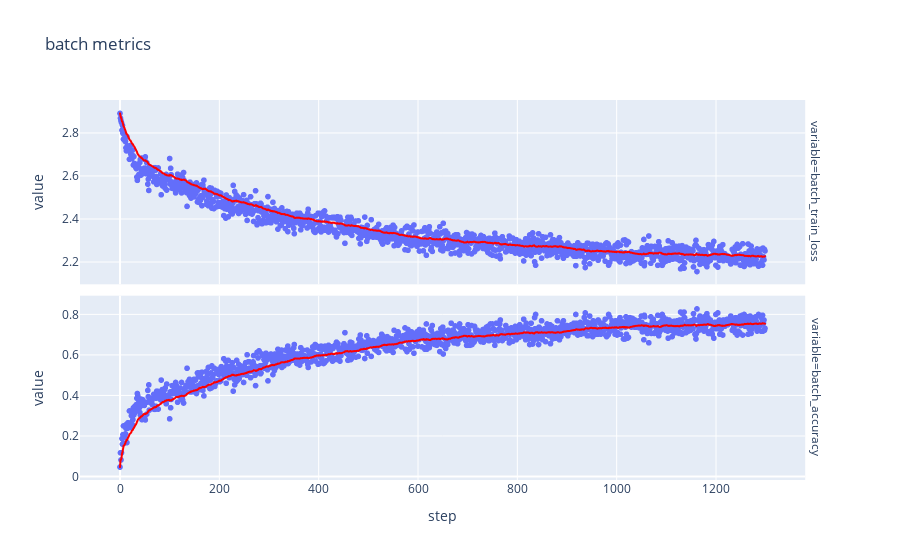
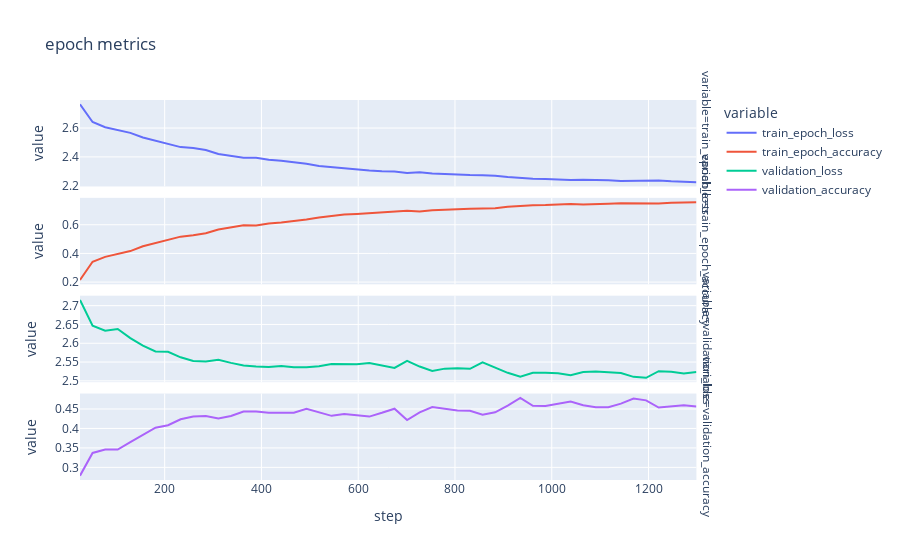
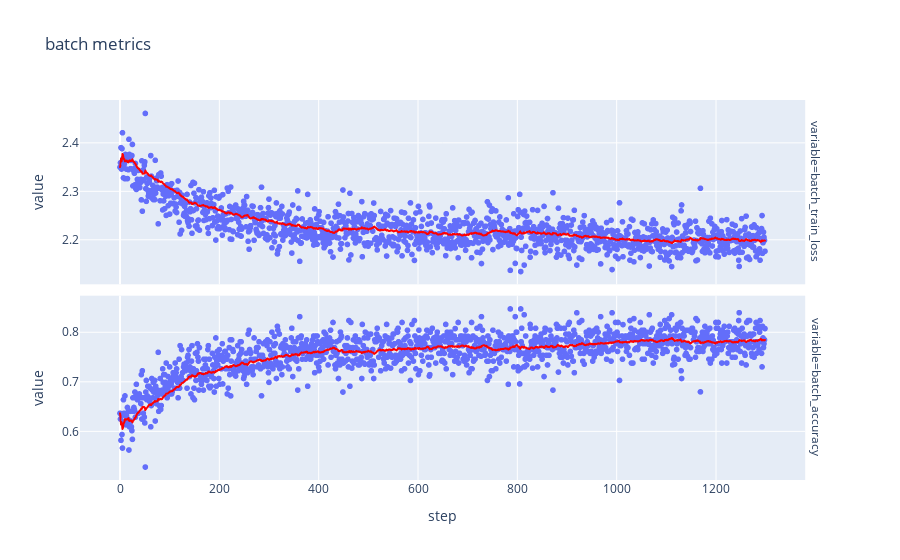
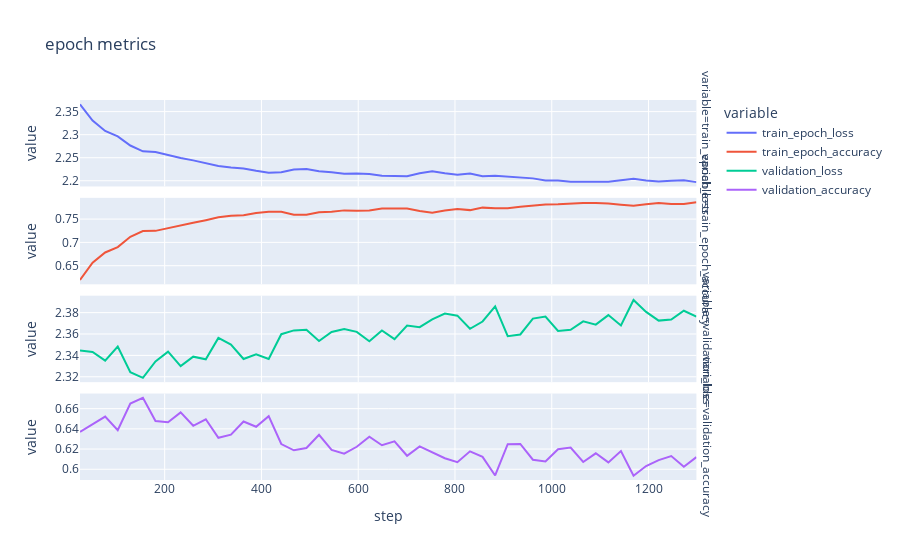

Notebook cell for these charts, in order:
### Markdown cell above
## Cross validation training

### Code cell
# How many folds do we train the model on ?
NB_CROSS_VALIDATIONS = 2
fold_patterns = join(dataset_path, "preprocessed_dataset", "fold*")
fold_pths = glob(fold_patterns)[:NB_CROSS_VALIDATIONS]
all_training_metrics = {}

for fold_idx, fold_pth in enumerate(fold_pths, 1):
    print("training:", fold_idx)
    train_dataset = CMIDataset(fold_pth, "train")
    train_data_loader = DL(train_dataset, BATCH_SIZE, shuffle=True)
    validation_dataset = CMIDataset(fold_pth, "validation")
    validation_data_loader = DL(validation_dataset, BATCH_SIZE, shuffle=False)
    _, training_metrics, _ = mk_model_and_fit(train_data_loader, validation_data_loader)
    all_training_metrics["fold_" + fold_idx] = training_metrics
    plt_training_metrics(training_metrics)
    print("=========================")
    
all_training_metrics = pd.concat(all_training_metrics)

### Figure 1 — Plotly figure (JSON) as saved in the notebook; plotly's stock layout.template omitted (floating-point values rounded to 4 significant figures; data arrays with more than 128 entries replaced by an {"elided": "..."} marker saying what was removed)
{"data": [{"hovertemplate": "variable=batch_train_loss<br>step=%{x}<br>value=%{y}<extra></extra>", "legendgroup": "", "marker": {"color": "#636efa", "symbol": "circle"}, "mode": "markers", "name": "", "showlegend": false, "type": "scattergl", "x": {"elided": "1300 int values"}, "xaxis": "x2", "y": {"elided": "1300 float values"}, "yaxis": "y2"}, {"hovertemplate": "<b>Exponentially Weighted mean trendline</b><br><br>variable=batch_train_loss<br>step=%{x}<br>value=%{y} <b>(trend)</b><extra></extra>", "legendgroup": "", "line": {"color": "red"}, "marker": {"color": "#636efa", "symbol": "circle"}, "mode": "lines", "name": "", "showlegend": false, "type": "scattergl", "x": {"elided": "1300 int values"}, "xaxis": "x2", "y": {"elided": "1300 float values"}, "yaxis": "y2"}, {"hovertemplate": "variable=batch_accuracy<br>step=%{x}<br>value=%{y}<extra></extra>", "legendgroup": "", "marker": {"color": "#636efa", "symbol": "circle"}, "mode": "markers", "name": "", "showlegend": false, "type": "scattergl", "x": {"elided": "1300 int values"}, "xaxis": "x", "y": {"elided": "1300 float values"}, "yaxis": "y"}, {"hovertemplate": "<b>Exponentially Weighted mean trendline</b><br><br>variable=batch_accuracy<br>step=%{x}<br>value=%{y} <b>(trend)</b><extra></extra>", "legendgroup": "", "line": {"color": "red"}, "marker": {"color": "#636efa", "symbol": "circle"}, "mode": "lines", "name": "", "showlegend": false, "type": "scattergl", "x": {"elided": "1300 int values"}, "xaxis": "x", "y": {"elided": "1300 float values"}, "yaxis": "y"}], "layout": {"annotations": [{"font": {}, "showarrow": false, "text": "variable=batch_accuracy", "textangle": 90, "x": 0.98, "xanchor": "left", "xref": "paper", "y": 0.2425, "yanchor": "middle", "yref": "paper"}, {"font": {}, "showarrow": false, "text": "variable=batch_train_loss", "textangle": 90, "x": 0.98, "xanchor": "left", "xref": "paper", "y": 0.7575, "yanchor": "middle", "yref": "paper"}], "legend": {"tracegroupgap": 0}, "title": {"text": "batch metrics"}, "xaxis": {"anchor": "y", "domain": [0, 0.98], "title": {"text": "step"}}, "xaxis2": {"anchor": "y2", "domain": [0, 0.98], "matches": "x", "showticklabels": false}, "yaxis": {"anchor": "x", "domain": [0, 0.485], "title": {"text": "value"}}, "yaxis2": {"anchor": "x2", "domain": [0.515, 1], "title": {"text": "value"}}}}

### Figure 2 — Plotly figure (JSON) as saved in the notebook; plotly's stock layout.template omitted (floating-point values rounded to 4 significant figures)
{"data": [{"hovertemplate": "variable=train_epoch_loss<br>step=%{x}<br>value=%{y}<extra></extra>", "legendgroup": "train_epoch_loss", "line": {"color": "#636efa", "dash": "solid"}, "marker": {"symbol": "circle"}, "mode": "lines", "name": "train_epoch_loss", "orientation": "v", "showlegend": true, "type": "scatter", "x": [25, 51, 77, 103, 129, 155, 181, 207, 233, 259, 285, 311, 337, 363, 389, 415, 441, 467, 493, 519, 545, 571, 597, 623, 649, 675, 701, 727, 753, 779, 805, 831, 857, 883, 909, 935, 961, 987, 1013, 1039, 1065, 1091, 1117, 1143, 1169, 1195, 1221, 1247, 1273, 1299], "xaxis": "x4", "y": [2.765, 2.642, 2.606, 2.585, 2.567, 2.534, 2.512, 2.489, 2.468, 2.462, 2.448, 2.421, 2.408, 2.394, 2.394, 2.38, 2.373, 2.364, 2.352, 2.337, 2.328, 2.319, 2.312, 2.305, 2.3, 2.299, 2.289, 2.294, 2.285, 2.28, 2.274, 2.274, 2.273, 2.27, 2.26, 2.252, 2.248, 2.247, 2.242, 2.24, 2.241, 2.241, 2.237, 2.233, 2.234, 2.238, 2.236, 2.231, 2.226, 2.225], "yaxis": "y4"}, {"hovertemplate": "variable=train_epoch_accuracy<br>step=%{x}<br>value=%{y}<extra></extra>", "legendgroup": "train_epoch_accuracy", "line": {"color": "#EF553B", "dash": "solid"}, "marker": {"symbol": "circle"}, "mode": "lines", "name": "train_epoch_accuracy", "orientation": "v", "showlegend": true, "type": "scatter", "x": [25, 51, 77, 103, 129, 155, 181, 207, 233, 259, 285, 311, 337, 363, 389, 415, 441, 467, 493, 519, 545, 571, 597, 623, 649, 675, 701, 727, 753, 779, 805, 831, 857, 883, 909, 935, 961, 987, 1013, 1039, 1065, 1091, 1117, 1143, 1169, 1195, 1221, 1247, 1273, 1299], "xaxis": "x3", "y": [0.2148, 0.3423, 0.3761, 0.3969, 0.4163, 0.4497, 0.4725, 0.4987, 0.5172, 0.5269, 0.5407, 0.5673, 0.5806, 0.597, 0.5951, 0.6094, 0.6167, 0.6259, 0.6371, 0.6503, 0.6608, 0.6712, 0.676, 0.6807, 0.6879, 0.6895, 0.6971, 0.693, 0.702, 0.7053, 0.7103, 0.7115, 0.713, 0.715, 0.7258, 0.733, 0.7368, 0.738, 0.7414, 0.7447, 0.7419, 0.7427, 0.7466, 0.75, 0.7497, 0.7459, 0.7479, 0.7538, 0.7562, 0.7577], "yaxis": "y3"}, {"hovertemplate": "variable=validation_loss<br>step=%{x}<br>value=%{y}<extra></extra>", "legendgroup": "validation_loss", "line": {"color": "#00cc96", "dash": "solid"}, "marker": {"symbol": "circle"}, "mode": "lines", "name": "validation_loss", "orientation": "v", "showlegend": true, "type": "scatter", "x": [25, 51, 77, 103, 129, 155, 181, 207, 233, 259, 285, 311, 337, 363, 389, 415, 441, 467, 493, 519, 545, 571, 597, 623, 649, 675, 701, 727, 753, 779, 805, 831, 857, 883, 909, 935, 961, 987, 1013, 1039, 1065, 1091, 1117, 1143, 1169, 1195, 1221, 1247, 1273, 1299], "xaxis": "x2", "y": [2.715, 2.647, 2.633, 2.638, 2.614, 2.594, 2.578, 2.577, 2.563, 2.553, 2.551, 2.556, 2.548, 2.541, 2.538, 2.537, 2.54, 2.536, 2.536, 2.539, 2.545, 2.545, 2.544, 2.547, 2.541, 2.534, 2.553, 2.538, 2.526, 2.533, 2.534, 2.532, 2.549, 2.535, 2.521, 2.511, 2.521, 2.522, 2.52, 2.515, 2.524, 2.525, 2.522, 2.521, 2.511, 2.508, 2.526, 2.524, 2.52, 2.524], "yaxis": "y2"}, {"hovertemplate": "variable=validation_accuracy<br>step=%{x}<br>value=%{y}<extra></extra>", "legendgroup": "validation_accuracy", "line": {"color": "#ab63fa", "dash": "solid"}, "marker": {"symbol": "circle"}, "mode": "lines", "name": "validation_accuracy", "orientation": "v", "showlegend": true, "type": "scatter", "x": [25, 51, 77, 103, 129, 155, 181, 207, 233, 259, 285, 311, 337, 363, 389, 415, 441, 467, 493, 519, 545, 571, 597, 623, 649, 675, 701, 727, 753, 779, 805, 831, 857, 883, 909, 935, 961, 987, 1013, 1039, 1065, 1091, 1117, 1143, 1169, 1195, 1221, 1247, 1273, 1299], "xaxis": "x", "y": [0.2787, 0.3371, 0.3461, 0.3459, 0.365, 0.384, 0.4018, 0.4082, 0.4235, 0.4307, 0.4319, 0.4257, 0.4319, 0.4436, 0.4435, 0.4403, 0.4402, 0.4404, 0.4507, 0.4421, 0.4324, 0.4374, 0.4338, 0.4305, 0.4402, 0.4508, 0.4216, 0.4414, 0.455, 0.4509, 0.4463, 0.4453, 0.4355, 0.4416, 0.4589, 0.4786, 0.4583, 0.4575, 0.4628, 0.4692, 0.4597, 0.4547, 0.4547, 0.4639, 0.4767, 0.4723, 0.4536, 0.4558, 0.4595, 0.4567], "yaxis": "y"}], "layout": {"annotations": [{"font": {}, "showarrow": false, "text": "variable=validation_accuracy", "textangle": 90, "x": 0.98, "xanchor": "left", "xref": "paper", "y": 0.1138, "yanchor": "middle", "yref": "paper"}, {"font": {}, "showarrow": false, "text": "variable=validation_loss", "textangle": 90, "x": 0.98, "xanchor": "left", "xref": "paper", "y": 0.3712, "yanchor": "middle", "yref": "paper"}, {"font": {}, "showarrow": false, "text": "variable=train_epoch_accuracy", "textangle": 90, "x": 0.98, "xanchor": "left", "xref": "paper", "y": 0.6288, "yanchor": "middle", "yref": "paper"}, {"font": {}, "showarrow": false, "text": "variable=train_epoch_loss", "textangle": 90, "x": 0.98, "xanchor": "left", "xref": "paper", "y": 0.8862, "yanchor": "middle", "yref": "paper"}], "legend": {"title": {"text": "variable"}, "tracegroupgap": 0}, "title": {"text": "epoch metrics"}, "xaxis": {"anchor": "y", "domain": [0, 0.98], "title": {"text": "step"}}, "xaxis2": {"anchor": "y2", "domain": [0, 0.98], "matches": "x", "showticklabels": false}, "xaxis3": {"anchor": "y3", "domain": [0, 0.98], "matches": "x", "showticklabels": false}, "xaxis4": {"anchor": "y4", "domain": [0, 0.98], "matches": "x", "showticklabels": false}, "yaxis": {"anchor": "x", "domain": [0, 0.2275], "title": {"text": "value"}}, "yaxis2": {"anchor": "x2", "domain": [0.2575, 0.485], "title": {"text": "value"}}, "yaxis3": {"anchor": "x3", "domain": [0.515, 0.7425], "title": {"text": "value"}}, "yaxis4": {"anchor": "x4", "domain": [0.7725, 1], "title": {"text": "value"}}}}

### Figure 3 — Plotly figure (JSON) as saved in the notebook; plotly's stock layout.template omitted (floating-point values rounded to 4 significant figures; data arrays with more than 128 entries replaced by an {"elided": "..."} marker saying what was removed)
{"data": [{"hovertemplate": "variable=batch_train_loss<br>step=%{x}<br>value=%{y}<extra></extra>", "legendgroup": "", "marker": {"color": "#636efa", "symbol": "circle"}, "mode": "markers", "name": "", "showlegend": false, "type": "scattergl", "x": {"elided": "1300 int values"}, "xaxis": "x2", "y": {"elided": "1300 float values"}, "yaxis": "y2"}, {"hovertemplate": "<b>Exponentially Weighted mean trendline</b><br><br>variable=batch_train_loss<br>step=%{x}<br>value=%{y} <b>(trend)</b><extra></extra>", "legendgroup": "", "line": {"color": "red"}, "marker": {"color": "#636efa", "symbol": "circle"}, "mode": "lines", "name": "", "showlegend": false, "type": "scattergl", "x": {"elided": "1300 int values"}, "xaxis": "x2", "y": {"elided": "1300 float values"}, "yaxis": "y2"}, {"hovertemplate": "variable=batch_accuracy<br>step=%{x}<br>value=%{y}<extra></extra>", "legendgroup": "", "marker": {"color": "#636efa", "symbol": "circle"}, "mode": "markers", "name": "", "showlegend": false, "type": "scattergl", "x": {"elided": "1300 int values"}, "xaxis": "x", "y": {"elided": "1300 float values"}, "yaxis": "y"}, {"hovertemplate": "<b>Exponentially Weighted mean trendline</b><br><br>variable=batch_accuracy<br>step=%{x}<br>value=%{y} <b>(trend)</b><extra></extra>", "legendgroup": "", "line": {"color": "red"}, "marker": {"color": "#636efa", "symbol": "circle"}, "mode": "lines", "name": "", "showlegend": false, "type": "scattergl", "x": {"elided": "1300 int values"}, "xaxis": "x", "y": {"elided": "1300 float values"}, "yaxis": "y"}], "layout": {"annotations": [{"font": {}, "showarrow": false, "text": "variable=batch_accuracy", "textangle": 90, "x": 0.98, "xanchor": "left", "xref": "paper", "y": 0.2425, "yanchor": "middle", "yref": "paper"}, {"font": {}, "showarrow": false, "text": "variable=batch_train_loss", "textangle": 90, "x": 0.98, "xanchor": "left", "xref": "paper", "y": 0.7575, "yanchor": "middle", "yref": "paper"}], "legend": {"tracegroupgap": 0}, "title": {"text": "batch metrics"}, "xaxis": {"anchor": "y", "domain": [0, 0.98], "title": {"text": "step"}}, "xaxis2": {"anchor": "y2", "domain": [0, 0.98], "matches": "x", "showticklabels": false}, "yaxis": {"anchor": "x", "domain": [0, 0.485], "title": {"text": "value"}}, "yaxis2": {"anchor": "x2", "domain": [0.515, 1], "title": {"text": "value"}}}}

### Figure 4 — Plotly figure (JSON) as saved in the notebook; plotly's stock layout.template omitted (floating-point values rounded to 4 significant figures)
{"data": [{"hovertemplate": "variable=train_epoch_loss<br>step=%{x}<br>value=%{y}<extra></extra>", "legendgroup": "train_epoch_loss", "line": {"color": "#636efa", "dash": "solid"}, "marker": {"symbol": "circle"}, "mode": "lines", "name": "train_epoch_loss", "orientation": "v", "showlegend": true, "type": "scatter", "x": [25, 51, 77, 103, 129, 155, 181, 207, 233, 259, 285, 311, 337, 363, 389, 415, 441, 467, 493, 519, 545, 571, 597, 623, 649, 675, 701, 727, 753, 779, 805, 831, 857, 883, 909, 935, 961, 987, 1013, 1039, 1065, 1091, 1117, 1143, 1169, 1195, 1221, 1247, 1273, 1299], "xaxis": "x4", "y": [2.366, 2.331, 2.308, 2.296, 2.276, 2.264, 2.262, 2.255, 2.249, 2.244, 2.238, 2.232, 2.229, 2.227, 2.222, 2.218, 2.219, 2.225, 2.226, 2.22, 2.218, 2.215, 2.216, 2.215, 2.211, 2.21, 2.21, 2.216, 2.22, 2.216, 2.213, 2.216, 2.21, 2.211, 2.209, 2.207, 2.205, 2.201, 2.201, 2.198, 2.198, 2.198, 2.198, 2.201, 2.205, 2.201, 2.198, 2.2, 2.201, 2.197], "yaxis": "y4"}, {"hovertemplate": "variable=train_epoch_accuracy<br>step=%{x}<br>value=%{y}<extra></extra>", "legendgroup": "train_epoch_accuracy", "line": {"color": "#EF553B", "dash": "solid"}, "marker": {"symbol": "circle"}, "mode": "lines", "name": "train_epoch_accuracy", "orientation": "v", "showlegend": true, "type": "scatter", "x": [25, 51, 77, 103, 129, 155, 181, 207, 233, 259, 285, 311, 337, 363, 389, 415, 441, 467, 493, 519, 545, 571, 597, 623, 649, 675, 701, 727, 753, 779, 805, 831, 857, 883, 909, 935, 961, 987, 1013, 1039, 1065, 1091, 1117, 1143, 1169, 1195, 1221, 1247, 1273, 1299], "xaxis": "x3", "y": [0.6194, 0.6566, 0.6784, 0.6899, 0.7121, 0.7242, 0.7248, 0.7309, 0.7367, 0.742, 0.7478, 0.7539, 0.7571, 0.7581, 0.7629, 0.7659, 0.7656, 0.7592, 0.7594, 0.7647, 0.7658, 0.7687, 0.768, 0.7684, 0.7729, 0.7731, 0.7726, 0.7674, 0.7639, 0.7684, 0.7715, 0.7693, 0.7746, 0.7732, 0.7731, 0.7764, 0.7787, 0.7812, 0.7817, 0.7833, 0.7845, 0.7845, 0.7837, 0.781, 0.7789, 0.7821, 0.7848, 0.7822, 0.7824, 0.7863], "yaxis": "y3"}, {"hovertemplate": "variable=validation_loss<br>step=%{x}<br>value=%{y}<extra></extra>", "legendgroup": "validation_loss", "line": {"color": "#00cc96", "dash": "solid"}, "marker": {"symbol": "circle"}, "mode": "lines", "name": "validation_loss", "orientation": "v", "showlegend": true, "type": "scatter", "x": [25, 51, 77, 103, 129, 155, 181, 207, 233, 259, 285, 311, 337, 363, 389, 415, 441, 467, 493, 519, 545, 571, 597, 623, 649, 675, 701, 727, 753, 779, 805, 831, 857, 883, 909, 935, 961, 987, 1013, 1039, 1065, 1091, 1117, 1143, 1169, 1195, 1221, 1247, 1273, 1299], "xaxis": "x2", "y": [2.345, 2.343, 2.335, 2.348, 2.324, 2.319, 2.334, 2.343, 2.33, 2.339, 2.336, 2.356, 2.35, 2.337, 2.341, 2.337, 2.36, 2.363, 2.364, 2.353, 2.362, 2.365, 2.362, 2.353, 2.363, 2.355, 2.368, 2.366, 2.374, 2.379, 2.377, 2.365, 2.372, 2.386, 2.358, 2.36, 2.374, 2.376, 2.363, 2.364, 2.372, 2.369, 2.378, 2.368, 2.392, 2.381, 2.373, 2.373, 2.382, 2.376], "yaxis": "y2"}, {"hovertemplate": "variable=validation_accuracy<br>step=%{x}<br>value=%{y}<extra></extra>", "legendgroup": "validation_accuracy", "line": {"color": "#ab63fa", "dash": "solid"}, "marker": {"symbol": "circle"}, "mode": "lines", "name": "validation_accuracy", "orientation": "v", "showlegend": true, "type": "scatter", "x": [25, 51, 77, 103, 129, 155, 181, 207, 233, 259, 285, 311, 337, 363, 389, 415, 441, 467, 493, 519, 545, 571, 597, 623, 649, 675, 701, 727, 753, 779, 805, 831, 857, 883, 909, 935, 961, 987, 1013, 1039, 1065, 1091, 1117, 1143, 1169, 1195, 1221, 1247, 1273, 1299], "xaxis": "x", "y": [0.6371, 0.6444, 0.6522, 0.6386, 0.6651, 0.6707, 0.6478, 0.6465, 0.6564, 0.6431, 0.6495, 0.6311, 0.6342, 0.6473, 0.6421, 0.6525, 0.625, 0.6188, 0.621, 0.6341, 0.6192, 0.6155, 0.6223, 0.6322, 0.6238, 0.6276, 0.6134, 0.6226, 0.6171, 0.6109, 0.607, 0.6177, 0.6122, 0.5939, 0.6248, 0.6251, 0.6094, 0.6077, 0.6199, 0.6216, 0.6072, 0.6158, 0.6068, 0.618, 0.5937, 0.6032, 0.6091, 0.6131, 0.6025, 0.612], "yaxis": "y"}], "layout": {"annotations": [{"font": {}, "showarrow": false, "text": "variable=validation_accuracy", "textangle": 90, "x": 0.98, "xanchor": "left", "xref": "paper", "y": 0.1138, "yanchor": "middle", "yref": "paper"}, {"font": {}, "showarrow": false, "text": "variable=validation_loss", "textangle": 90, "x": 0.98, "xanchor": "left", "xref": "paper", "y": 0.3712, "yanchor": "middle", "yref": "paper"}, {"font": {}, "showarrow": false, "text": "variable=train_epoch_accuracy", "textangle": 90, "x": 0.98, "xanchor": "left", "xref": "paper", "y": 0.6288, "yanchor": "middle", "yref": "paper"}, {"font": {}, "showarrow": false, "text": "variable=train_epoch_loss", "textangle": 90, "x": 0.98, "xanchor": "left", "xref": "paper", "y": 0.8862, "yanchor": "middle", "yref": "paper"}], "legend": {"title": {"text": "variable"}, "tracegroupgap": 0}, "title": {"text": "epoch metrics"}, "xaxis": {"anchor": "y", "domain": [0, 0.98], "title": {"text": "step"}}, "xaxis2": {"anchor": "y2", "domain": [0, 0.98], "matches": "x", "showticklabels": false}, "xaxis3": {"anchor": "y3", "domain": [0, 0.98], "matches": "x", "showticklabels": false}, "xaxis4": {"anchor": "y4", "domain": [0, 0.98], "matches": "x", "showticklabels": false}, "yaxis": {"anchor": "x", "domain": [0, 0.2275], "title": {"text": "value"}}, "yaxis2": {"anchor": "x2", "domain": [0.2575, 0.485], "title": {"text": "value"}}, "yaxis3": {"anchor": "x3", "domain": [0.515, 0.7425], "title": {"text": "value"}}, "yaxis4": {"anchor": "x4", "domain": [0.7725, 1], "title": {"text": "value"}}}}
